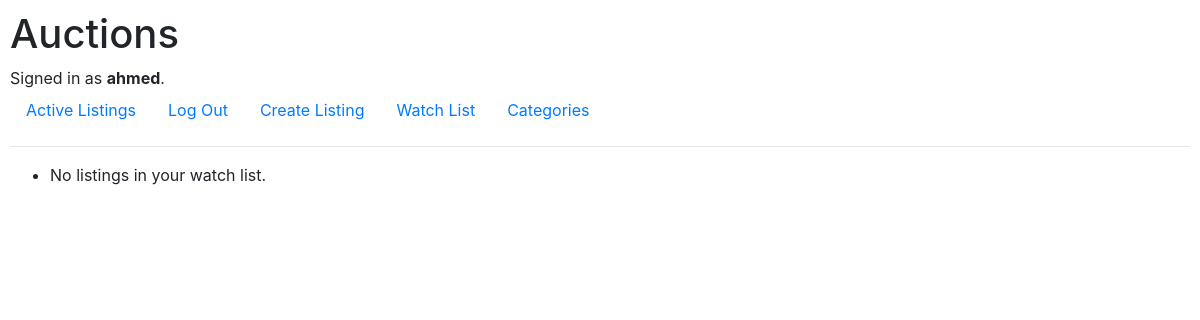
Before: /watchlist (signed in) with the older database file.
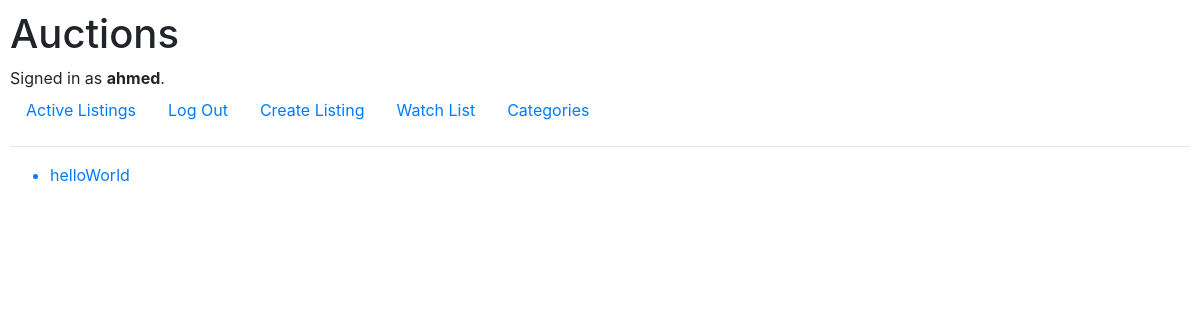
After: the same page with the newer database file.
### auctions/models.py (models this page shows, shortened)
class AuctionListing(models.Model):
    status = models.BooleanField(default=True)
    title = models.CharField(max_length=100, blank=False)
    description = models.TextField(blank=False)
    image = models.URLField(blank=True)
    starting_price = models.DecimalField(max_digits=8, decimal_places=2, blank=False, validators=[MinValueValidator(0.01)])
    current_price = models.DecimalField(max_digits=8, decimal_places=2, validators=[MinValueValidator(0.01)])
    created_at = models.DateTimeField(auto_now_add=True)
    bidding_count = models.IntegerField(default=0)
    seller = models.ForeignKey(User, related_name="auction_listing", on_delete=models.CASCADE, blank=False)
    category = models.ForeignKey(Category, related_name="auction_listing", on_delete=models.SET_DEFAULT, default=1)

### auctions/views.py (the view, shortened to what this page needs)
# urls.py: path("watchlist", views.watchlist, name="watchlist"),
@login_required(login_url="login")
def watchlist(request):
    user = request.user
    listings = user.watchlist.all() # Retrieve watchlist items.
    return render(request, "auctions/watchlist.html", {
        "listings": listings
    })

### auctions/templates/auctions/watchlist.html
{% extends "auctions/layout.html" %}
{% block body %}
    <ul>
        {% for listing in listings %}
            <a href="{% url 'listing' listing.id %}">
                <li>{{ listing.title }}</li>
            </a>
        {% empty %}
            <li>No listings in your watch list.</li>
        {% endfor %}
    </ul>
{% endblock %}

Changed rows visible on the page:
now on this page (row edited): AuctionListing: title "helloWorld"
Other visible differences:
text no longer shown: "No listings in your watch list."
